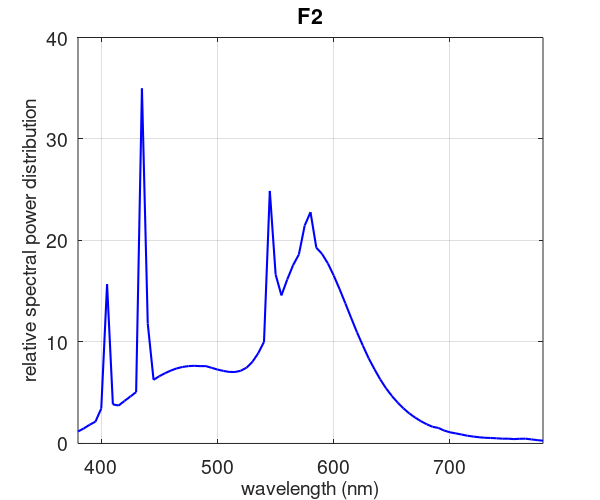

Here is the MATLAB script that generated this plot:
% ***********************************************************************
% F2.m
% ***********************************************************************
%
% Data description:
% Relative spectral power distribution of a standard illuminant F2
%
% Prepared by: Spencer Van Leeuwen on May 2017
%
% ***********************************************************************
%
% Original data source:
%     R. W. G. Hunt. Measuring Colour, 2nd ed.
%     Ellis Horwood Limited, Chichester, 1991.
%
% ***********************************************************************

data = [380, 1.18
                  385, 1.48
                  390, 1.84
                  395, 2.15
                  400, 3.44
                  405, 15.69
                  410, 3.85
                  415, 3.74
                  420, 4.19
                  425, 4.62
                  430, 5.06
                  435, 34.98
                  440, 11.81
                  445, 6.27
                  450, 6.63
                  455, 6.93
                  460, 7.19
                  465, 7.40
                  470, 7.54
                  475, 7.62
                  480, 7.65
                  485, 7.62
                  490, 7.62
                  495, 7.45
                  500, 7.28
                  505, 7.15
                  510, 7.05
                  515, 7.04
                  520, 7.16
                  525, 7.47
                  530, 8.04
                  535, 8.88
                  540, 10.01
                  545, 24.88
                  550, 16.64
                  555, 14.59
                  560, 16.16
                  565, 17.56
                  570, 18.62
                  575, 21.47
                  580, 22.79
                  585, 19.29
                  590, 18.66
                  595, 17.73
                  600, 16.54
                  605, 15.21
                  610, 13.80
                  615, 12.36
                  620, 10.95
                  625, 9.65
                  630, 8.40
                  635, 7.32
                  640, 6.31
                  645, 5.43
                  650, 4.68
                  655, 4.02
                  660, 3.45
                  665, 2.96
                  670, 2.55
                  675, 2.19
                  680, 1.89
                  685, 1.64
                  690, 1.53
                  695, 1.27
                  700, 1.10
                  705, 0.99
                  710, 0.88
                  715, 0.76
                  720, 0.68
                  725, 0.61
                  730, 0.56
                  735, 0.54
                  740, 0.51
                  745, 0.47
                  750, 0.47
                  755, 0.43
                  760, 0.46
                  765, 0.47
                  770, 0.4
                  775, 0.33
                  780, 0.27];

fid=fopen('f2.txt','wb');
for i=1:length(data)
    fprintf(fid,'%d  %3.4f \n',data(i,1),data(i,2));
end
fclose(fid);

plot(data(:,1), data(:,2), 'b', 'linewidth',1.5);
title('F2','FontSize',14);
set(gca,'FontSize',14);
ylabel('relative spectral power distribution','fontsize',14);
xlabel('wavelength (nm)','fontsize',14);
set(gcf,'PaperUnits','inches','PaperPosition',[0 0 6 5]);
axis([380 780 0 40]);
grid on;

pause;
print -dpng f2.png -r100
close;
